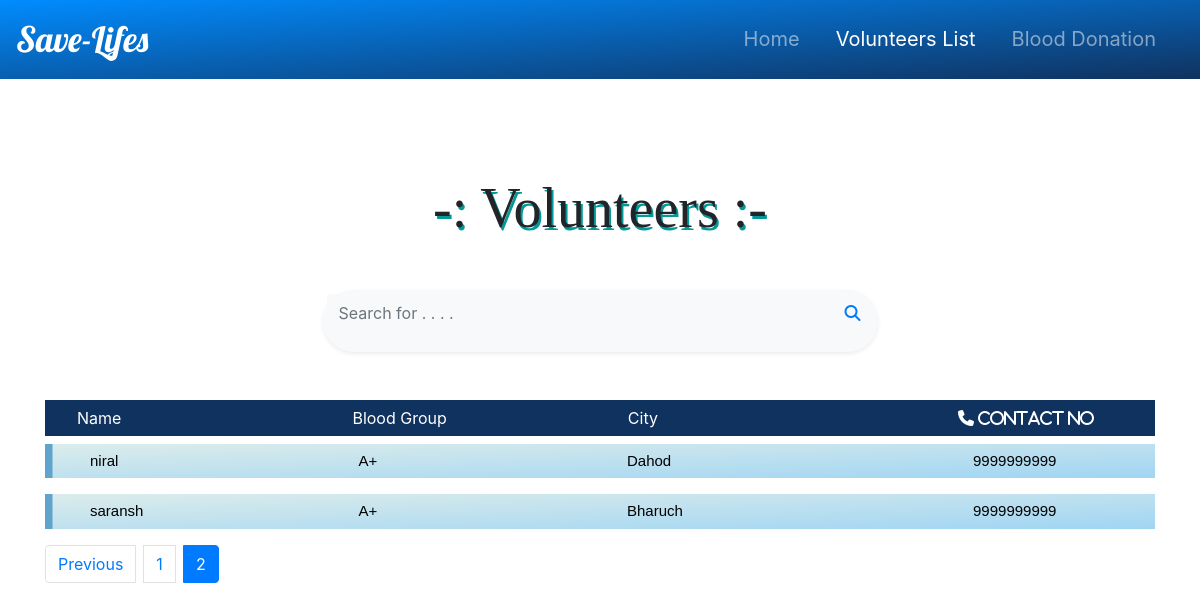
The page /Blood_Donation/VolunteerList/?page=2 on the database its author committed.
### blood_donation/models.py (models this page shows)
class Volunteer(models.Model):
    volunteer_email=models.CharField(max_length=50,primary_key=True,help_text ='write your email')
    volunteer_name=models.CharField(max_length=30)
    volunteer_city=models.CharField(max_length=20)
    volunteer_mobile_no=models.CharField(max_length=10)
    volunteer_bloodGroup=models.CharField(max_length=10,default=None)
    volunteer_gender=models.CharField(max_length=10,default=None)

### blood_donation/views.py (the view)
def VolunteerList(request):
    volunteers=Volunteer.objects.all()
    if volunteers.exists():
        paginator = Paginator(volunteers,5)
        page = request.GET.get('page', 1)
        try:
            volunteerss = paginator.page(page)
        except PageNotAnInteger:
            users = paginator.page(1)
        except EmptyPage:
            users = paginator.page(paginator.num_pages)
        return render(request, 'VolunteerList.html', {'volunteers':volunteerss})
    return render(request, 'VolunteerList.html')

### blood_donation/templates/VolunteerList.html (shortened to what this page needs)
<html>
<head>
    {% load static %}
    <link rel="stylesheet" type="text/css" href="{% static 'css/style3.css' %}">
    <link rel="stylesheet" href="https://stackpath.bootstrapcdn.com/bootstrap/4.4.1/css/bootstrap.min.css">
</head>
<body>
    <nav class="navbar navbar-expand-lg navbar-dark sticky-top" style="background:rgb(1, 140, 255); background: linear-gradient(to top left, #10325f, rgb(1, 140, 255) ); ">
        <a class="navbar-brand" href="#" style="font-size: 35px;">Save-Lifes</a>
        <div class="collapse navbar-collapse justify-content-end" id="navbarNavAltMarkup">
            <div class="navbar-nav" style="font-size: 20px;">
                <a class="nav-item nav-link" href="/">Home</a>
                <a class="nav-item nav-link active" href="/Blood_Donation/VolunteerList">Volunteers List<span class="sr-only">(current)</span></a>
                <a class="nav-item nav-link" href="/Blood_Donation/BloodDonationHome">Blood Donation</a>
            </div>
        </div>
    </nav>
    <div class="container my-5">
        <h2 class="text-center display-4 pt-5 mb-5" style="font-family:'Times New Roman', Times, serif; text-shadow:2px 3px rgb(4, 153, 153);">-: Volunteers :-</h2>
        <div class="p-1 bg-light rounded rounded-pill shadow-sm my-5" style="width:50%;margin: auto;">
            <form action="/Blood_Donation/searchBloodGroup/" method="GET" value="{{request.GET.q}}">
                <div class="input-group">
                    <input id="search" type="text" name="q" value="{{request.GET.q}}" placeholder="Search for . . . . " aria-describedby="button-addon1" class="form-control border-0 bg-light" style="box-shadow: none;">
                    <div class="input-group-append">
                        <button type="submit" name="submit" value="Search" class="btn btn-link text-primary"><i class="fa fa-search"></i></button>
                    </div>
                </div>
            </form>
        </div>
         {% if volunteers %}
        <div class="list" style="background-color:#10325f; color:white; padding: .4em .4em .4em 2em;">
            <div class="row">
                <div class="col">
                    Name
                </div>
                <div class="col">
                    Blood Group
                </div>
                <div class="col">
                    City
                </div>
                <div class="col text-center">
                    <i class="fa fa-phone" aria-hidden="true"> Contact No</i>
                </div>
            </div>
        </div>
        {% for vol in volunteers%}
        <div class="list-type4">
            <ol>
                <li>
                    <div class="row">
                        <div class="col">
                            {{vol.volunteer_name}}
                        </div>
                        <div class="col">
                            {{vol.volunteer_bloodGroup}}
                        </div>
                        <div class="col">
                            {{vol.volunteer_city}}
                        </div>
                        <div class="col text-center">
                            {{vol.volunteer_mobile_no}}
                        </div>
                    </div>
                </li>
            </ol>
        </div>
        {% endfor%} {% endif %}
        {% if volunteers.has_other_pages %}
        <ul class="pagination">
            {% if volunteers.has_previous %}
            <li class="page-item mr-2 "> <a class="page-link" href="?page={{ volunteers.previous_page_number }}"> Previous</a> </li>
            {% endif %} {% for i in volunteers.paginator.page_range %} {% if volunteers.number == i %}
            <li class="active page-item mr-2"><a class="page-link">{{ i }}  <span class="sr-only">(current)</span></a></li>
            {% else %}
            <li class="page-item mr-2"><a class="page-link" href="?page={{ i }}">{{ i }}</a></li>
            {% endif %} {% endfor %}
        </ul>
        {% endif %}
    </div>
</body>
</html>

### blood_donation/static/css/style3.css (style rules this page uses)
.navbar-brand { font-family: 'Lobster', cursive; font-size: 30px; }
.navbar-nav a:after, .navbar-nav a:before { transition: all .5s; }
.navbar-nav a { position: relative; margin-right: 20px; }
.navbar-nav a:after { position: absolute; bottom: 0; left: 0; right: 0; margin: auto; width: 0%; content: '.'; color: transparent; background: #aaa; height: 1px; }
.col { margin: auto; }

### blood_donation/templates/VolunteerList.html (style rules this page uses)
.list-type4 { width: 100%; margin: 0 auto; }
.list-type4 ol { counter-reset: li; list-style: none; *list-style: decimal; font-size: 15px; font-family: 'Raleway', sans-serif; padding: 0; }
.list-type4 .row { padding: .4em .4em .4em 2em; *padding: .4em; margin: .5em 0; background: rgb(147, 240, 212); background: linear-gradient(to top left, rgb(160, 213, 243), rgb(220, 236, 235)); color: black; text-decoration: none; box-shadow: inset 0.5em 0 rgb(94, 164, 204); -webkit-transition: box-shadow 1s; transition: box-shadow 1s; }

### rows shown on the page
Volunteer: volunteer_name "niral", volunteer_bloodGroup "A+", volunteer_city "Dahod", volunteer_mobile_no "9999999999"
Volunteer: volunteer_name "saransh", volunteer_bloodGroup "A+", volunteer_city "Bharuch", volunteer_mobile_no "9999999999"

### other values the page prints
{{ i }} "1"
{{ i }} "2"
